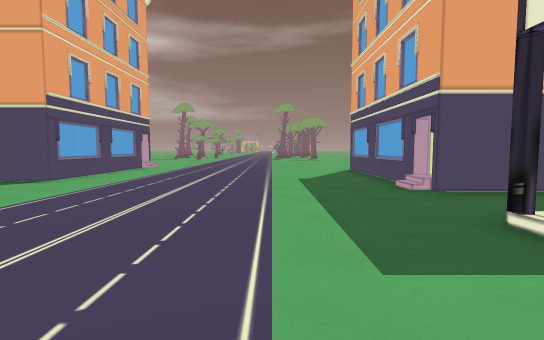
[1] (above)

21 first-person views from a walk through a level from a Godot 3-D game. The camera is 1.3 m above the floor, tilts 4° down and sees 85° across. The floor is counted in squares, 2 m on a side. Each view is taken from the middle of a square. On the plan, view 1 faces up. The plan holds only what a view shows up to about 9 squares ahead; the rest is blank. The place goes on beyond the plan. Flat picture figures and markers are left out. Some surface patterns are stand-ins.

[2]
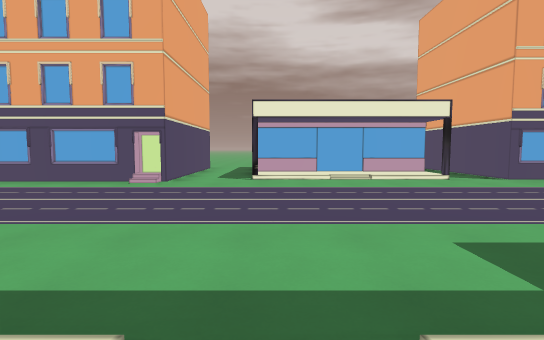

[3]
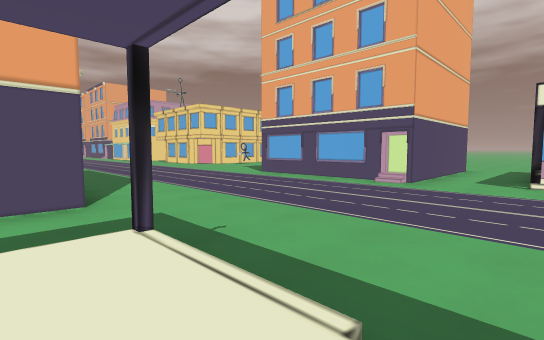

[4]
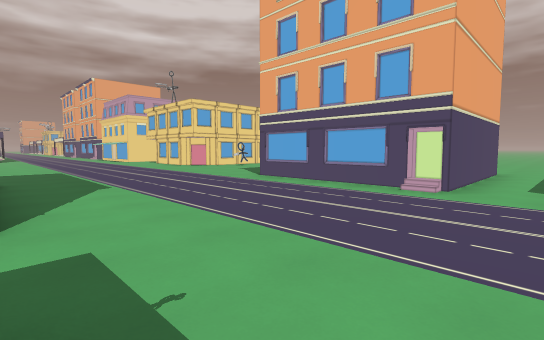

[5]
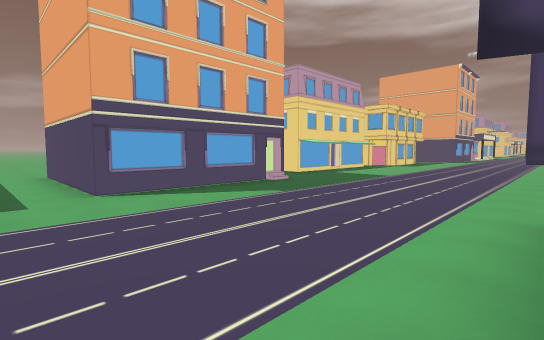

[6]
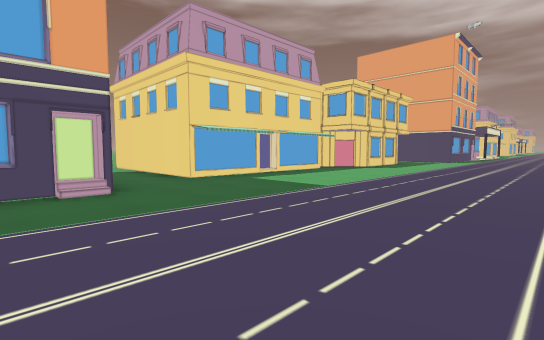

[7]
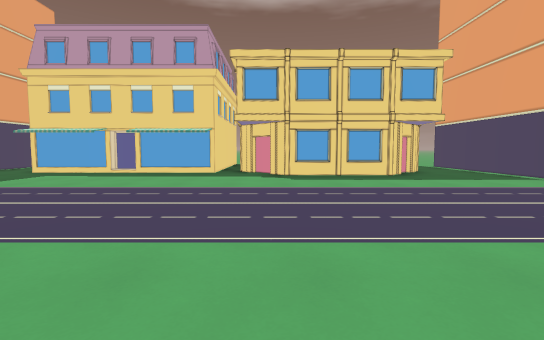

[8]
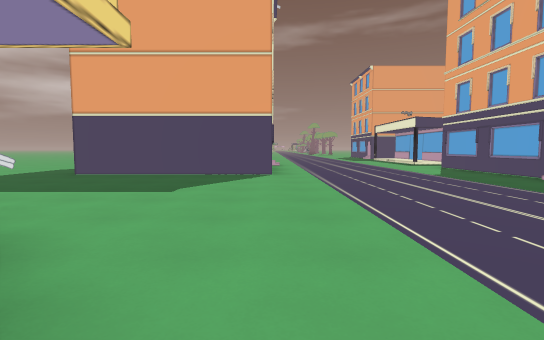

[9]
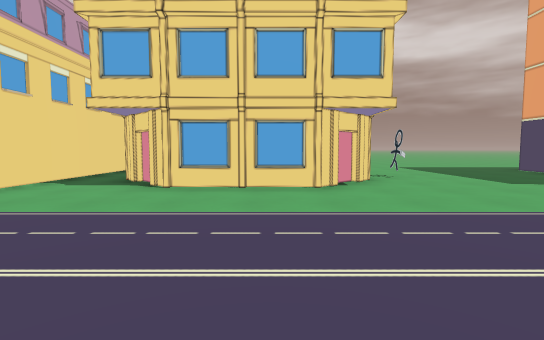

[10]
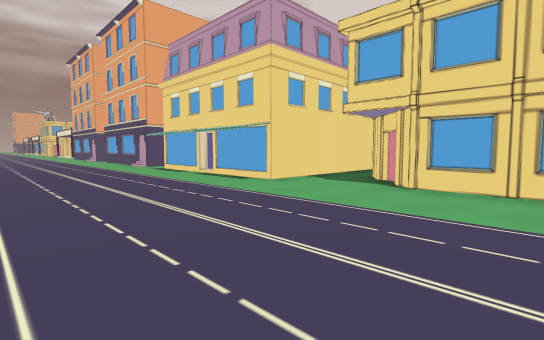

[11]
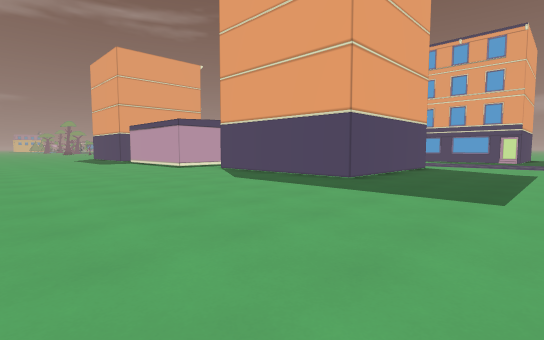

[12]
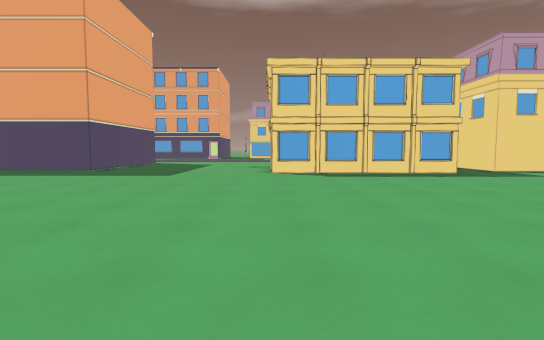

[13]
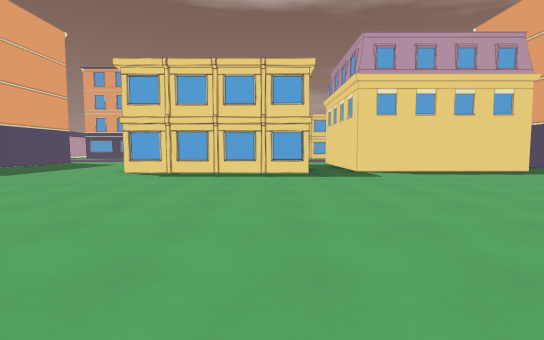

[14]
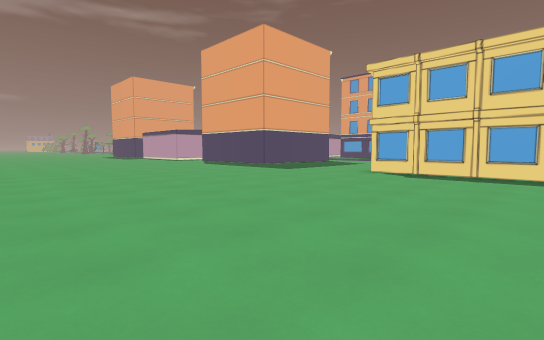

[15]
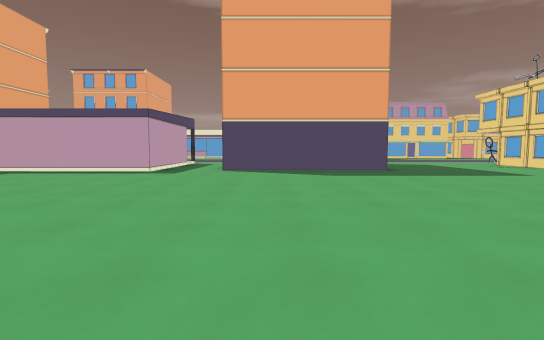

[16]
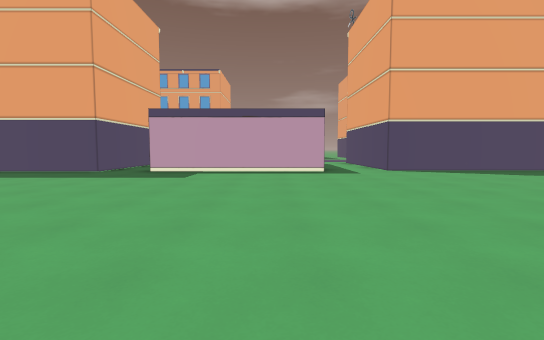

[17]
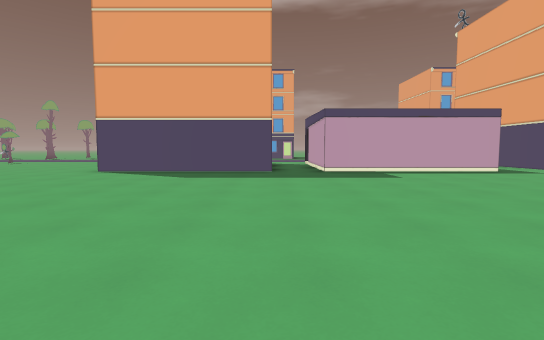

[18]
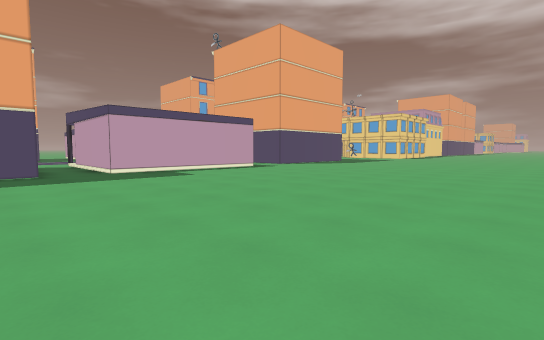

[19]
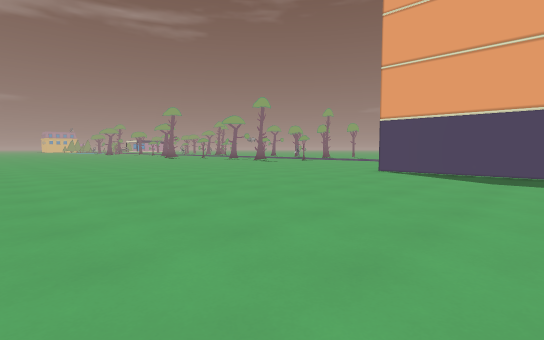

[20]
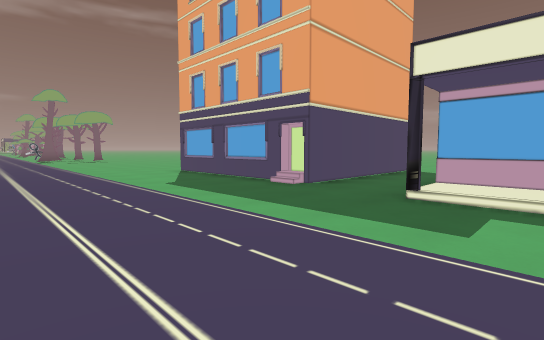

[21]
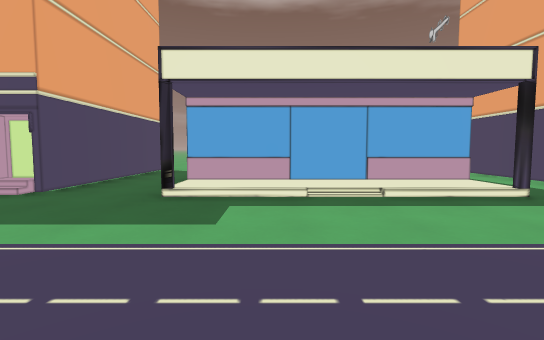

### Floor plan
Points are (right, up) in squares from view 1. A wall is a line through its corners. A room is listed if a view was taken in it or the views show most of it. See-through windows are left out.
Room 1 (views 1, 2, 3, 4, 5, 6, 7, 8, 9, 10, 11, 12, 13, 14, 15, 16, 17, 18, 19, 20, 21)
walls: (-6.2, -12.9) (-5, -14.2) (-5, -16.8) (-6.2, -18.1); (-4, -3.1) (-4, -7.5) (-9, -7.5) (-9, -2.5) (-3.9, -2.5); (-4.2, -2.6) (-4.2, -3.2); (-9, -0.5) (-9.5, -0.5) (-9.5, 4.5) (-7.8, 4.5); (2, -8.9) (2, -4.5) (7, -4.5); (2.2, -9.5) (2.2, -8.8); (-10, -18.1) (-10, -13); (3, -11.5) (6.4, -11.5); (3.3, -2.6) (3.3, 2.5); (-5.8, 4.5) (-5.8, -0.5); (3.3, -16.5) (3.3, -11.4); (4, -16.5) (3, -16.5); (2.8, -18) (3.3, -17.5); (-4.7, -21.9) (-4.7, -22.4); (-9, 6) (-9.5, 6) (-9.5, 10.5); (-4.5, -22.2) (-4.5, -23.4); (2.7, 4.8) (2.7, 5.2); (2.5, 5.1) (2.5, 9.4); (2.6, -21.4) (2.2, -21) (2.2, -18.2); (-9.5, -24.5) (-9.5, -19.4) (-4.5, -19.4) (-4.5, -21.6); (-4.5, 9.1) (-4.5, 6) (-6.1, 6); (3.5, -22.3) (3.1, -21.8); (1.5, -24) (4.1, -24); (7.4, 4.5) (2.4, 4.5)
low walls: (1.7, -9.4) (1.7, -8.8)
ways out: opening at (7, -3.5); opening at (7, 3.5)
objects: gun (-7, -12)

Where each view was taken, in squares from view 1:
view 1: 0 up, 0 right, facing up
view 2: 0 up, 3 right, facing left
view 3: 0 up, 3 right, facing down-left
view 4: 1 down, 2 right, facing down-left
view 5: 3 down, 4 left, facing down-right
view 6: 8 down, 3 left, facing down-right
view 7: 18 down, 5 left, facing right
view 8: 15 down, 4 left, facing up
view 9: 15 down, 0 right, facing left
view 10: 15 down, 0 right, facing down-left
view 11: 11 down, 15 left, facing up-right
view 12: 13 down, 18 left, facing right
view 13: 17 down, 18 left, facing right
view 14: 17 down, 18 left, facing up-right
view 15: 4 down, 18 left, facing right
view 16: 1 up, 18 left, facing right
view 17: 6 up, 18 left, facing right
view 18: 7 up, 18 left, facing down-right
view 19: 7 up, 18 left, facing up-right
view 20: 1 up, 2 left, facing up-right
view 21: 1 up, 2 left, facing right
